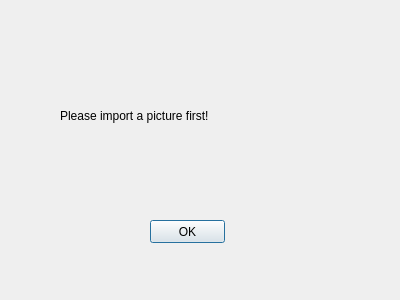
<?xml version="1.0" encoding="UTF-8"?>
<ui version="4.0">
 <class>Dialog</class>
 <widget class="QDialog" name="Dialog">
  <property name="geometry">
   <rect>
    <x>0</x>
    <y>0</y>
    <width>400</width>
    <height>300</height>
   </rect>
  </property>
  <property name="windowTitle">
   <string>Warning</string>
  </property>
  <widget class="QPushButton" name="pushButton">
   <property name="geometry">
    <rect>
     <x>150</x>
     <y>220</y>
     <width>75</width>
     <height>23</height>
    </rect>
   </property>
   <property name="text">
    <string>OK</string>
   </property>
  </widget>
  <widget class="QLabel" name="label">
   <property name="geometry">
    <rect>
     <x>60</x>
     <y>70</y>
     <width>191</width>
     <height>91</height>
    </rect>
   </property>
   <property name="text">
    <string>Please import a picture first!</string>
   </property>
  </widget>
 </widget>
 <resources/>
 <connections/>
</ui>
